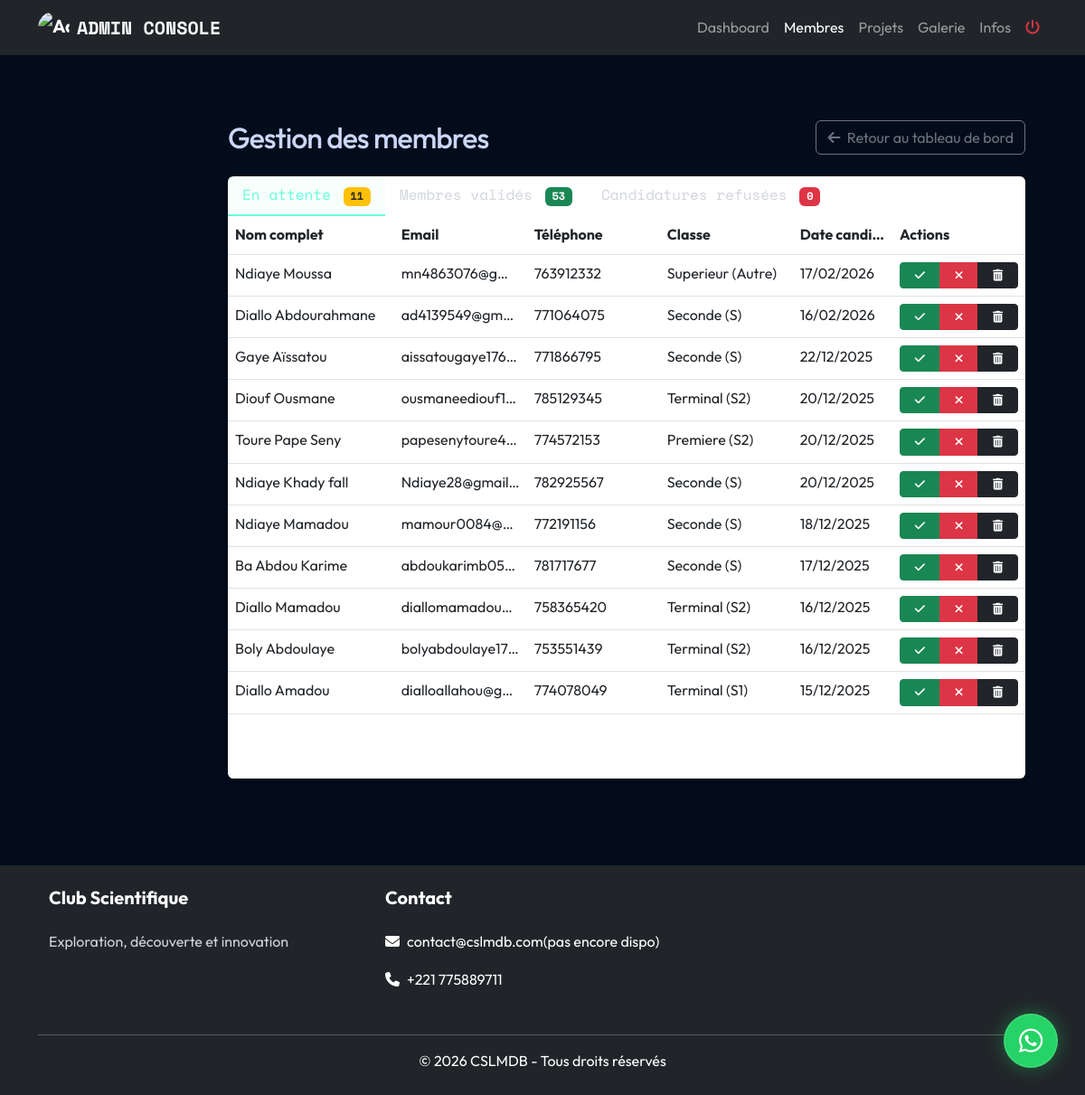
The app's page /admin/gestion-membres.php (signed in) with its own data.
### tables this page shows
CREATE TABLE `membres` (
  `id` int NOT NULL AUTO_INCREMENT,
  `nom` varchar(50) NOT NULL,
  `prenom` varchar(50) NOT NULL,
  `email` varchar(100) DEFAULT NULL,
  `telephone` varchar(20) NOT NULL,
  `classe` enum('Seconde','Premiere','Terminal','Superieur') DEFAULT NULL,
  `serie` enum('S','S1','S2','Autre') NOT NULL,
  `mot_de_passe` varchar(255) NOT NULL,
  `statut` enum('en_attente','valide','refuse') NOT NULL DEFAULT 'en_attente',
  `date_candidature` datetime NOT NULL,
  `poste` varchar(50) DEFAULT NULL,
  PRIMARY KEY (`id`),
  UNIQUE KEY `email` (`email`)
);

### admin/gestion-membres.php (the view, shortened to what this page needs)
<?php
require_once '../includes/db.php';
$active_tab = isset($_GET['tab']) ? $_GET['tab'] : 'attente';
try {
    $stmt = $mysqli->prepare("SELECT * FROM membres WHERE statut = 'en_attente' ORDER BY date_candidature DESC");
    $stmt->execute();
    $membresAttente = $stmt->get_result()->fetch_all(MYSQLI_ASSOC);
    $stmt = $mysqli->prepare("SELECT * FROM membres WHERE statut = 'valide' ORDER BY nom, prenom");
    $stmt->execute();
    $membresValides = $stmt->get_result()->fetch_all(MYSQLI_ASSOC);
    $stmt = $mysqli->prepare("SELECT * FROM membres WHERE statut = 'refuse' ORDER BY date_candidature DESC");
    $stmt->execute();
    $membresRefuses = $stmt->get_result()->fetch_all(MYSQLI_ASSOC);
} catch (Exception $e) {
    $_SESSION['message'] = "Une erreur est survenue lors de la récupération des membres.";
    $_SESSION['type_message'] = "error";
    $membresAttente = [];
    $membresValides = [];
    $membresRefuses = [];
}
require_once '../includes/header.php';
?>
<div class="container-fluid">
    <div class="row">
        <main class="col-md-9 ms-sm-auto col-lg-10 px-md-4">
            <div class="d-flex align-items-center justify-content-between mb-4">
                <h1 class="h2 mb-0">Gestion des membres</h1>
                <a href="index.php" class="btn btn-outline-secondary">
                    <i class="fas fa-arrow-left me-1"></i> Retour au tableau de bord
                </a>
            </div>
            <div class="card shadow-sm border-0">
                <div class="card-body">
                    <ul class="nav nav-tabs" id="membresTab" role="tablist">
                        <li class="nav-item" role="presentation">
                            <button class="nav-link <?php echo ($active_tab === 'attente') ? 'active' : ''; ?>" id="attente-tab" data-bs-toggle="tab" data-bs-target="#attente" type="button" role="tab" aria-controls="attente" aria-selected="<?php echo ($active_tab === 'attente') ? 'true' : 'false'; ?>">
                                En attente <span class="badge bg-warning text-dark ms-1"><?php echo count($membresAttente); ?></span>
                            </button>
                        </li>
                        <li class="nav-item" role="presentation">
                            <button class="nav-link <?php echo ($active_tab === 'valides') ? 'active' : ''; ?>" id="valides-tab" data-bs-toggle="tab" data-bs-target="#valides" type="button" role="tab" aria-controls="valides" aria-selected="<?php echo ($active_tab === 'valides') ? 'true' : 'false'; ?>">
                                Membres validés <span class="badge bg-success ms-1"><?php echo count($membresValides); ?></span>
                            </button>
                        </li>
                        <li class="nav-item" role="presentation">
                            <button class="nav-link <?php echo ($active_tab === 'refuses') ? 'active' : ''; ?>" id="refuses-tab" data-bs-toggle="tab" data-bs-target="#refuses" type="button" role="tab" aria-controls="refuses" aria-selected="<?php echo ($active_tab === 'refuses') ? 'true' : 'false'; ?>">
                                Candidatures refusées <span class="badge bg-danger ms-1"><?php echo count($membresRefuses); ?></span>
                            </button>
                        </li>
                    </ul>
                    <div class="tab-content" id="membresTabContent">
                        <div class="tab-pane fade <?php echo ($active_tab === 'attente') ? 'show active' : ''; ?>" id="attente" role="tabpanel" aria-labelledby="attente-tab">
                            <?php if (empty($membresAttente)): ?>
                                <div class="alert alert-info mt-3 mx-3">
                                    <i class="fas fa-info-circle me-2"></i> Aucune candidature en attente.
                                </div>
                            <?php else: ?>
                                <div class="table-responsive">
                                    <table class="table table-hover">
                                        <thead>
                                            <tr>
                                                <th>Nom complet</th>
                                                <th>Email</th>
                                                <th>Téléphone</th>
                                                <th>Classe</th>
                                                <th>Date candidature</th>
                                                <th>Actions</th>
                                            </tr>
                                        </thead>
                                        <tbody>
                                            <?php foreach ($membresAttente as $membre): ?>
                                                <tr>
                                                    <td><?php echo htmlspecialchars($membre['nom']) . ' ' . htmlspecialchars($membre['prenom']); ?></td>
                                                    <td><?php echo htmlspecialchars($membre['email']); ?></td>
                                                    <td><?php echo htmlspecialchars($membre['telephone']); ?></td>
                                                    <td><?php echo htmlspecialchars($membre['classe']) . ' (' . htmlspecialchars($membre['serie']) . ')'; ?></td>
                                                    <td><?php echo date('d/m/Y', strtotime($membre['date_candidature'])); ?></td>
                                                    <td class="actions-cell">
                                                        <div class="btn-group btn-group-sm" role="group">
                                                            <a href="gestion-membres.php?action=valider&id=<?php echo $membre['id']; ?>&tab=attente"
                                                               class="btn btn-success"
                                                               onclick="return confirm('Voulez-vous vraiment valider cette candidature?')">
                                                                <i class="fas fa-check"></i>
                                                            </a>
                                                            <a href="gestion-membres.php?action=refuser&id=<?php echo $membre['id']; ?>&tab=attente"
                                                               class="btn btn-danger"
                                                               onclick="return confirm('Voulez-vous vraiment refuser cette candidature?')">
                                                                <i class="fas fa-times"></i>
                                                            </a>
                                                            <a href="gestion-membres.php?action=supprimer&id=<?php echo $membre['id']; ?>&tab=attente"
                                                               class="btn btn-dark"
                                                               onclick="return confirm('Voulez-vous vraiment supprimer définitivement cette candidature?')">
                                                                <i class="fas fa-trash-alt"></i>
                                                            </a>
                                                        </div>
                                                    </td>
                                                </tr>
                                            <?php endforeach; ?>
                                        </tbody>
                                    </table>
                                </div>
                            <?php endif; ?>
                        </div>
                    </div>
                </div>
            </div>
        </main>
    </div>
</div>
<?php
require_once '../includes/footer.php';
?>

### css/style.css (style rules this page uses)
:root { --bg-deep: #020c1b; --bg-card: rgba(17, 34, 64, 0.75); --bg-glass: rgba(10, 25, 47, 0.7); --accent-cyan: #64ffda; --accent-blue: #57cbff; --accent-purple: #bd93f9; --font-heading: 'Outfit', sans-serif; --font-mono: 'Space Mono', monospace; --text-primary: #ffffff; --text-secondary: #d1d5db; --glass-border: 1px solid rgba(255, 255, 255, 0.1); --neon-glow: 0 0 10px rgba(100, 255, 218, 0.3); --transition-smooth: all 0.3s cubic-bezier(0.645, 0.045, 0.355, 1); }
body { background-color: var(--bg-deep); color: var(--text-primary); font-family: var(--font-heading); line-height: 1.6; overflow-x: hidden; }
h1, h2, h3, h4, h5, h6 { color: var(--text-primary); font-weight: 700; margin-bottom: 1.5rem; }
h1, .display-txt { font-weight: 800; letter-spacing: -1px; }
a { color: var(--accent-cyan); text-decoration: none; transition: var(--transition-smooth); }
.nav-tabs { border-bottom: 1px solid rgba(255, 255, 255, 0.1); }
.nav-tabs .nav-link { color: var(--text-secondary); border: none; background: transparent; font-family: var(--font-mono); }
.nav-tabs .nav-link.active { color: var(--accent-cyan); background: rgba(100, 255, 218, 0.05); border-bottom: 2px solid var(--accent-cyan); }

### includes/header.php (style rules this page uses)
body { background-color: #020c1b; color: #ccd6f6; }

### admin/gestion-membres.php (style rules this page uses)
.table { table-layout: fixed; width: 100%; margin-bottom: 0; }
.table td, .table th { overflow: hidden; text-overflow: ellipsis; white-space: nowrap; max-width: 100%; padding: 0.5rem; }
.actions-cell { text-align: center; }
.btn-group-sm > .btn { padding: 0.25rem 0.5rem; font-size: 0.8rem; }
.btn-group-sm { display: flex; flex-wrap: nowrap; justify-content: space-around; }
.table-responsive { overflow-x: auto; -webkit-overflow-scrolling: touch; margin-bottom: 0; }
.container-fluid { min-height: 100vh; display: flex; flex-direction: column; padding: 0; }
.row { flex: 1; margin: 0; }
main { padding: 1.5rem; min-height: calc(100vh - 60px); display: flex; flex-direction: column; }
.card { flex: 1; display: flex; flex-direction: column; margin-bottom: 1.5rem; }
.card-body { flex: 1; display: flex; flex-direction: column; padding: 0; }
.tab-content { flex: 1; display: flex; flex-direction: column; }
.tab-pane { flex: 1; display: flex; flex-direction: column; }
@media (min-width: 768px) { .table th:nth-child(1), .table td:nth-child(1) { width: 25%; } }
@media (min-width: 768px) { .table th:nth-child(2), .table td:nth-child(2) { width: 20%; display: table-cell; } }
@media (min-width: 768px) { .table th:nth-child(3), .table td:nth-child(3) { width: 20%; display: table-cell; } }
@media (min-width: 768px) { .table th:nth-child(4), .table td:nth-child(4) { width: 20%; } }
@media (min-width: 768px) { .table th:nth-child(5), .table td:nth-child(5) { width: 15%; display: table-cell; } }
@media (min-width: 768px) { .table th:nth-child(6), .table td:nth-child(6) { width: 20%; min-width: 140px; } }
@media (min-width: 768px) { .btn-group-sm { display: flex !important; } }

### records on screen
membres: nom "Ndiaye", prenom "Moussa", email "mn4863076@g…", telephone "763912332", classe "Superieur", serie "Autre", date_candidature "17/02/2026"
membres: nom "Diallo", prenom "Abdourahmane", email "ad4139549@gm…", telephone "771064075", classe "Seconde", serie "S", date_candidature "16/02/2026"
membres: nom "Gaye", prenom "Aïssatou", email "aissatougaye176…", telephone "771866795", classe "Seconde", serie "S", date_candidature "22/12/2025"
membres: nom "Diouf", prenom "Ousmane", email "ousmaneediouf1…", telephone "785129345", classe "Terminal", serie "S2", date_candidature "20/12/2025"
membres: nom "Toure", prenom "Pape Seny", email "papesenytoure4…", telephone "774572153", classe "Premiere", serie "S2", date_candidature "20/12/2025"
membres: nom "Ndiaye", prenom "Khady fall", email "Ndiaye28@gmail…", telephone "782925567", classe "Seconde", serie "S", date_candidature "20/12/2025"
membres: nom "Ndiaye", prenom "Mamadou", email "mamour0084@…", telephone "772191156", classe "Seconde", serie "S", date_candidature "18/12/2025"
membres: nom "Ba", prenom "Abdou Karime", email "abdoukarimb05…", telephone "781717677", classe "Seconde", serie "S", date_candidature "17/12/2025"
membres: nom "Diallo", prenom "Mamadou", email "diallomamadou…", telephone "758365420", classe "Terminal", serie "S2", date_candidature "16/12/2025"
membres: nom "Boly", prenom "Abdoulaye", email "bolyabdoulaye17…", telephone "753551439", classe "Terminal", serie "S2", date_candidature "16/12/2025"
membres: nom "Diallo", prenom "Amadou", email "dialloallahou@g…", telephone "774078049", classe "Terminal", serie "S1", date_candidature "15/12/2025"

### other values on screen
count($membresAttente) "11"
count($membresValides) "53"
count($membresRefuses) "0"
